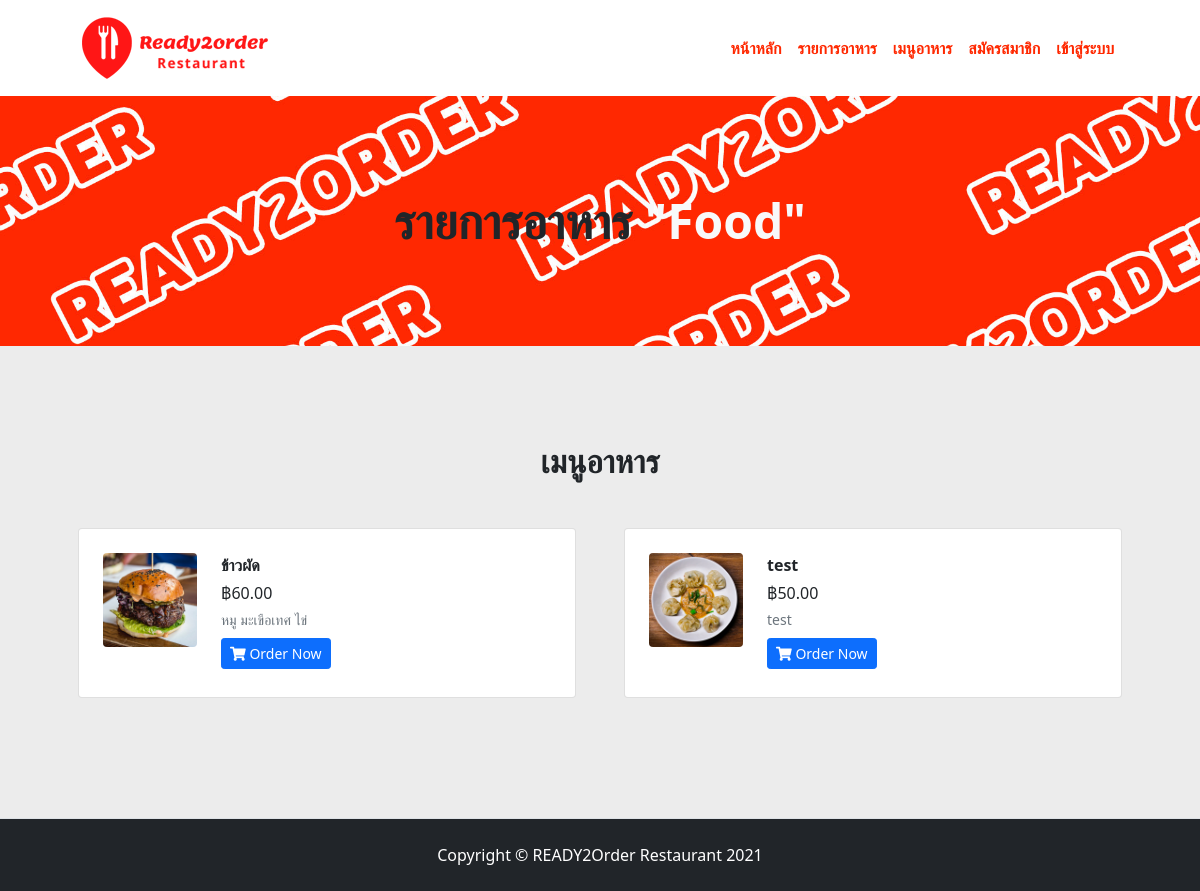
Page /category-foods.php?category_id=1 on the committed database.
### tables this page shows
CREATE TABLE `category` (
  `id` int(10) UNSIGNED NOT NULL,
  `title` varchar(100) NOT NULL,
  `image_name` varchar(255) NOT NULL,
  `featured` enum('YES','NO') NOT NULL,
  `active` enum('YES','NO') NOT NULL
);

CREATE TABLE `foods` (
  `id` int(10) UNSIGNED NOT NULL,
  `title` varchar(100) NOT NULL,
  `description` text NOT NULL,
  `price` decimal(10,2) NOT NULL,
  `image_name` varchar(255) NOT NULL,
  `category_id` int(10) UNSIGNED NOT NULL,
  `featured` varchar(10) NOT NULL,
  `active` varchar(10) NOT NULL
);

### category-foods.php (the view, shortened to what this page needs)
<?php include('config/constants.php'); ?>
<!DOCTYPE html>
<html lang="en">
<head>
    <link href="https://cdn.jsdelivr.net/npm/bootstrap-icons@1.4.1/font/bootstrap-icons.css" rel="stylesheet" />
    <link href="dist/css/styles.css" rel="stylesheet" />
    <link rel="stylesheet" href="admin/plugins/fontawesome-free/css/all.min.css">
</head>
<body>
    <?php include('layout/topmenu.php'); ?>
    <?php $sql_cate = "SELECT * FROM category WHERE id = " . $_GET['category_id'];
    $result_cate = mysqli_query($conn, $sql_cate);
    $rs_cate = mysqli_fetch_assoc($result_cate);
    $num_cate = mysqli_num_rows($result_cate);
    $cate_name = $rs_cate['title'];
    ?>
    <header class="bg-ready2orders py-5">
        <div class="container px-5">
            <div class="row gx-5 justify-content-center">
                <div class="col-lg-8">
                    <div class="text-center my-5">
                        <?php if ($num_cate) {
                            $cate_name = "รายการอาหาร " . "<span class=\"text-light\">\"$cate_name\"<span>";
                        } else {
                            $cate_name = "ไม่พบรายการอาหารนี้";
                        }
                        ?>
                        <h1 class="display-5 fw-bolder text-dark mb-2"><?= $cate_name ?></h1>
                    </div>
                </div>
            </div>
        </div>
    </header>
    <section class="bg-foods py-5 border-bottom">
        <div class="container px-5 my-5">
            <div class="text-center mb-5">
                <h2 class="fw-bolder">เมนูอาหาร</h2>
            </div>
            <div class="row gx-5 justify-content-left">
                <?php
                $sql_foods = " SELECT * FROM foods WHERE category_id = '$_GET[category_id]' ORDER BY id ASC";
                $result_foods = mysqli_query($conn, $sql_foods);
                $num_foods = mysqli_num_rows($result_foods);
                if ($num_foods > 0) {
                    while ($rs_foods = mysqli_fetch_assoc($result_foods)) {
                ?>
                        <div class="col-lg-6 col-xl-6">
                            <div class="card mb-4">
                                <div class="card-body p-4">
                                    <div class="d-flex">
                                        <div class="flex-shrink-0"><img class="rounded img-responsive" src="images/food/<?= $rs_foods['image_name'] ?>" alt="" width="94px" height="94px"></div>
                                        <div class="ms-4">
                                            <div class="mb-1"><strong><?= $rs_foods['title'] ?></strong></div>
                                            <div class="mb-1">฿<?= number_format($rs_foods['price'], 2) ?></div>
                                            <div class="small text-muted mb-2"><?= nl2br($rs_foods['description']) ?></div>
                                            <div class="mb-1"><a href="my-basket-add.php?id_prd=<?= $rs_foods['id'] ?>" class="btn btn-primary btn-sm"><i class="fas fa-shopping-cart"></i> Order Now</a></div>
                                        </div>
                                    </div>
                                </div>
                            </div>
                        </div>
                    <?php }
                } else { ?>
                    <div class="col-lg-12 col-xl-12">
                        <div class="alert alert-danger text-center"><i class="fas fa-exclamation-circle"></i> ไม่มีเมนูอาหารให้บริการ</div>
                    </div>
                <?php } ?>
            </div>
        </div>
    </section>
    <?php include('layout/footer.php'); ?>
</body>
</html>

### rows in the picture
category: title "Food"
foods: image_name (picture), title "ข้าวผัด", price "60.00", description "หมู มะเขือเทศ ไข่"
foods: image_name (picture), title "test", price "50.00", description "test"
